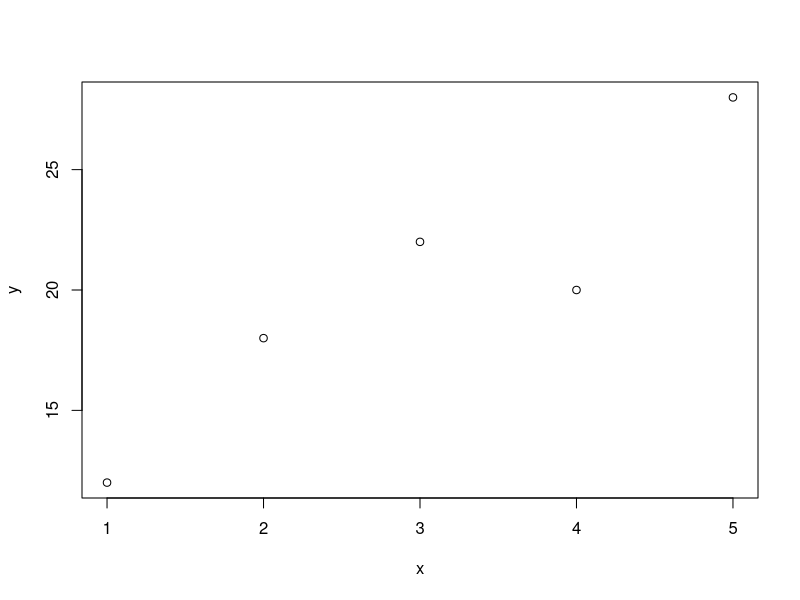
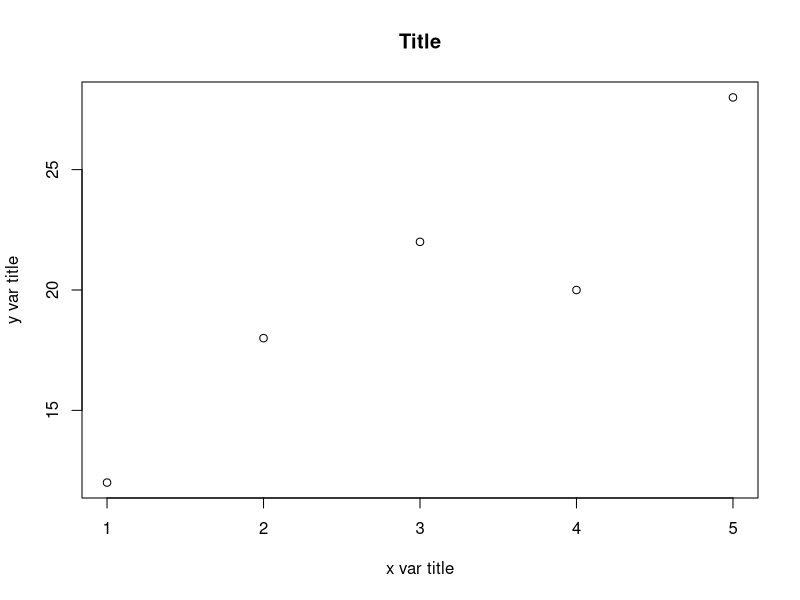
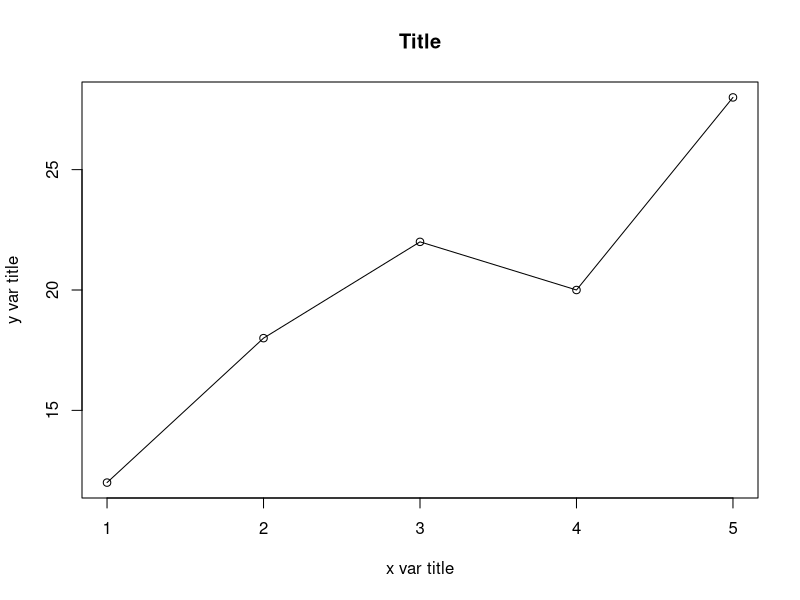
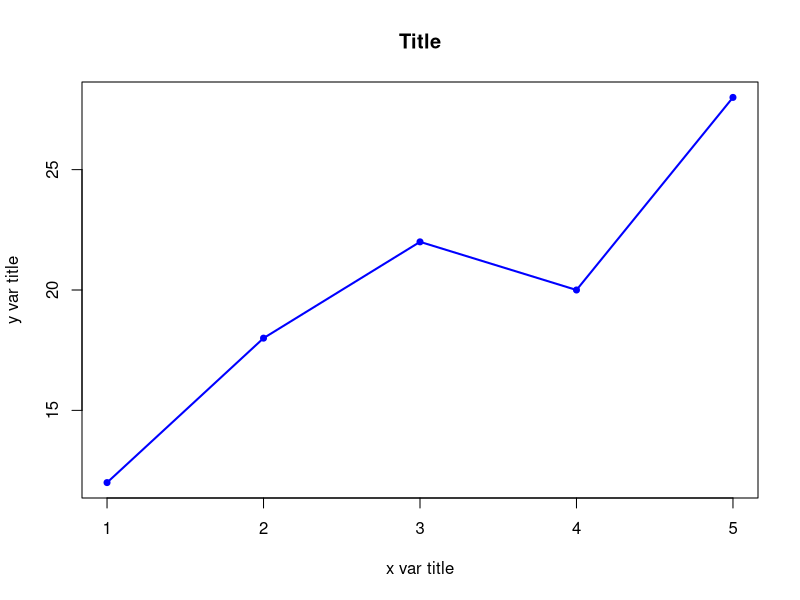
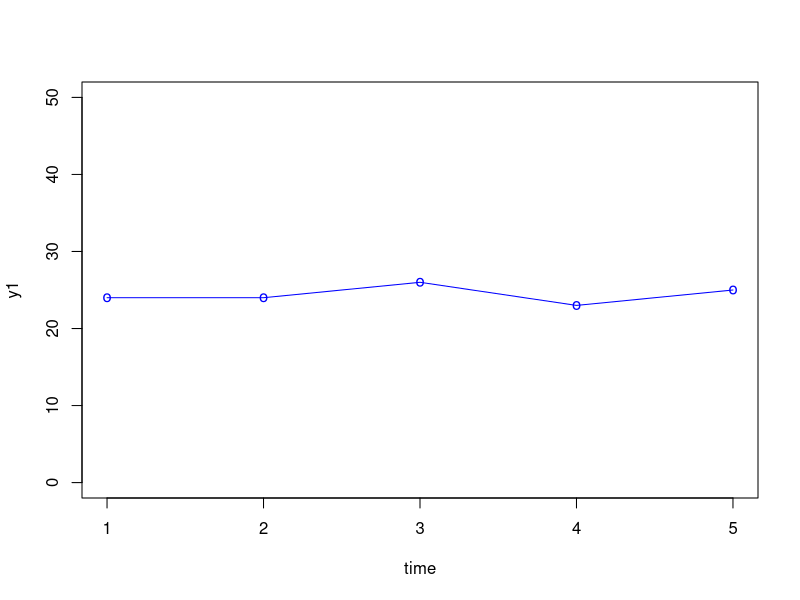
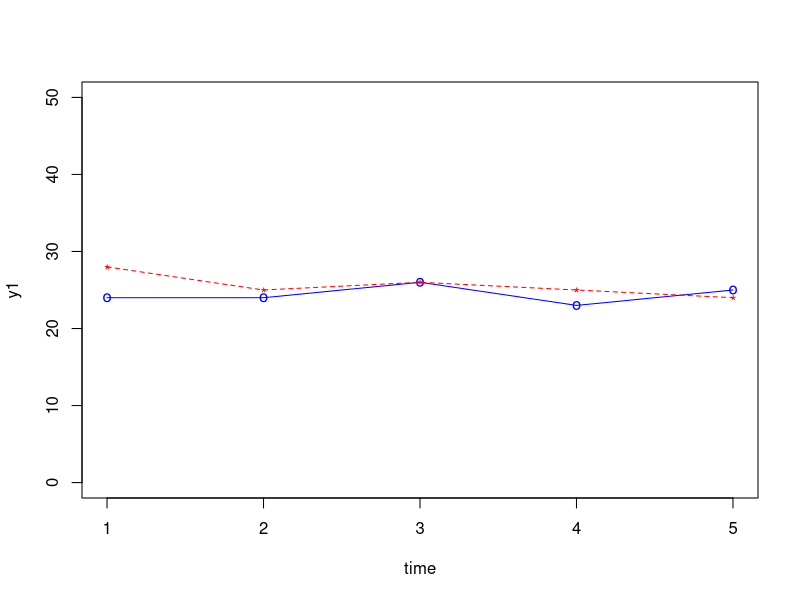
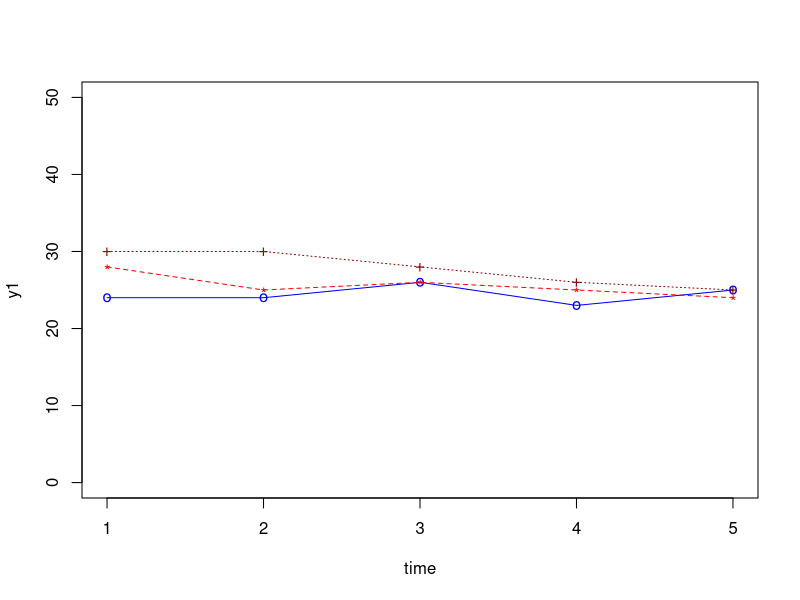
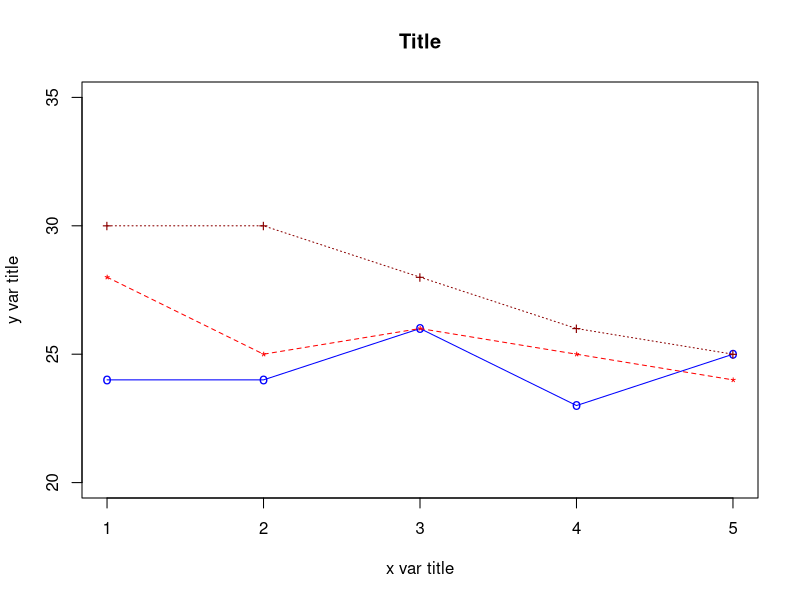

The R source for these figures, in order:
## ---- chunk 1
# Step 1: Create two variables (x, y) and assign numbers to each
x <- c(1:5)
y <- c(12,18,22,20,28)
## ---- chunk 2
# Step 2: Create a simple plot
plot(x, y)
## ---- chunk 3
# Step 3: Let's add labels for x and y and a title for the plot
plot(x, y, xlab = "x var title", ylab = "y var title", main = "Title")
## ---- chunk 4
# Step 4: Let's draw a line
plot(x, y, xlab = "x var title", ylab = "y var title", main = "Title", 
     type = "o")
## ---- chunk 5
# Step 5: Let's change the density and color of the line and dots
plot(x, y, xlab = "x var title", ylab = "y var title", main = "Title", 
     type = "o", pch = 20, lwd = 2, col = "blue")
## ---- chunk 6
# define 3 data sets
time <- c(1,2,3,4,5) # or simply c(1:5)
y1 <- c(24,24,26,23,25)      # Group 1
y2 <- c(28, 25, 26, 25, 24)  # Group 2
y3 <- c(30,30, 28, 26, 25)   # Group 3
## ---- chunk 7
# plot the first curve by calling plot() function
# First curve is plotted
plot(time, y1, type="o", col="blue", pch="o", lty=1, ylim=c(0,50))
## ---- chunk 8
# Add second curve to the same plot by calling points() and lines()
# Use symbol '*' for points.
plot(time, y1, type="o", col="blue", pch="o", lty=1, ylim=c(0,50))
points(time, y2, col="red", pch='*')
lines(time, y2, col="red",lty=2)
## ---- chunk 9
# Add Third curve to the same plot by calling points() and lines()
# Use symbol '+' for points.
plot(time, y1, type="o", col="blue", pch="o", lty=1, ylim=c(0,50))
points(time, y2, col="red", pch='*')
lines(time, y2, col="red",lty=2)
points(time, y3, col="dark red",pch="+")
lines(time, y3, col="dark red", lty=3)
## ---- chunk 10
# Add Third curve to the same plot by calling points() and lines()
# Use symbol '+' for points.
plot(time, y1, xlab = "x var title", ylab = "y var title", main = "Title", type="o", col="blue", pch="o", lty=1, ylim=c(20,35))
points(time, y2, col="red", pch='*')
lines(time, y2, col="red",lty=2)
points(time, y3, col="dark red",pch="+")
lines(time, y3, col="dark red", lty=3)
## ---- chunk 11
# define 3 data sets
xtime <- c(1,2,3,4,5) # or simply c(1:5)
y1 <- c(24,24,26,23,25)     # Group 1
y2 <- c(28,25,26,25,24)     # Group 2
y3 <- c(30,30,28,26,25)     # Group 3
## ---- chunk 12
# plot the first curve by calling plot() function
# First curve is plotted
plot(xtime, y1, type="o", col="blue", pch="o", lty=1, ylim=c(20,40), ylab="y" )
## ---- chunk 13
# Add second curve to the same plot by calling points() and lines()
# Use symbol '*' for points.
plot(xtime, y1, type="o", col="blue", pch="o", lty=1, ylim=c(20,40), ylab="y" )
points(xtime, y2, col="red", pch="*")
lines(xtime, y2, col="red",lty=2)
## ---- chunk 14
# Add Third curve to the same plot by calling points() and lines()
# Use the symbol '+' for points.
plot(xtime, y1, type="o", col="blue", pch="o", lty=1, ylim=c(20,40), ylab="y" )
points(xtime, y2, col="red", pch="*")
lines(xtime, y2, col="red",lty=2)
points(xtime, y3, col="dark red",pch="+")
lines(xtime, y3, col="dark red", lty=3)
## ---- chunk 15
# Adding a legend inside the box at the location (1,37) in graph coordinates.
# Note that the order of plots are maintained in the vectors of attributes.
plot(xtime, y1, type="o", col="blue", pch="o", lty=1, ylim=c(20,40), ylab="y" )
points(xtime, y2, col="red", pch="*")
lines(xtime, y2, col="red",lty=2)
points(xtime, y3, col="dark red",pch="+")
lines(xtime, y3, col="dark red", lty=3)
legend(1,37,legend=c("y1","y2","y3"), col=c("blue","red","black"),
       pch=c("o","*","+"),lty=c(1,2,3), ncol=1)
## ---- chunk 16
data("women")
## ---- chunk 17
summary(women)  # summary of the data set
sd(women$height) # calculates the standard deviation for height
sd(women$weight) # calculates the standard deviation for weight
